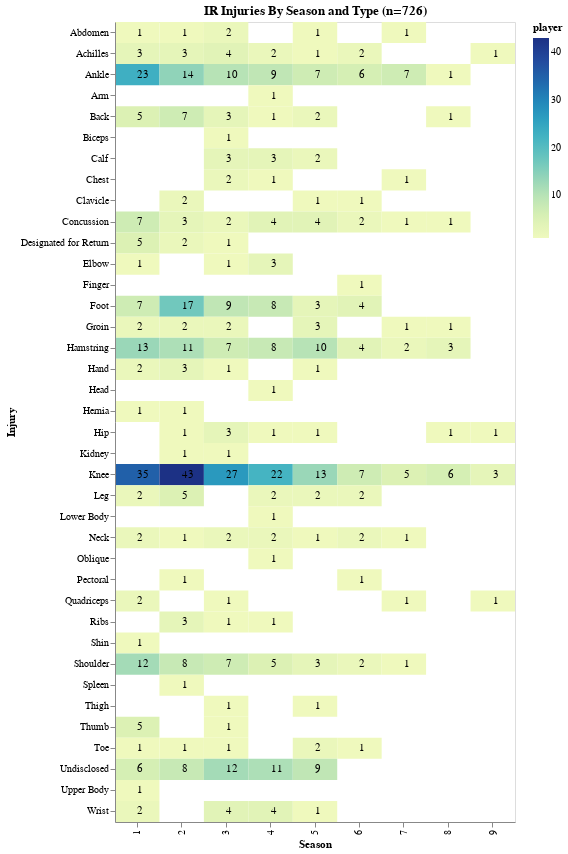

Notebook code cell kept with this figure:
### Markdown cell above
Let's take a look at how the various IR-related injuries are distributed across all of the player seasons.  We'll create a heatmap where the injury types are specified along the y-axis, the season numbers are listed along the x-axis and we'll mark the number of players as text & color intensity.

### Code cell
import altair as alt


htmp = df_long.groupby(['variable','value']).count().reset_index()
htmp = htmp[htmp['value'] != 'Healthy']
char = alt.Chart(htmp).mark_rect().encode(
 x=alt.X('variable:O', title='Season'),
    y = alt.Y('value:N', title='Injury'),
    color = alt.Color('player:Q')
)

text = char.mark_text(
    align='left',
    baseline='middle',
    fill = 'black'
).encode(
    text='player:Q'
)



fullchart = char + text

fullchart.properties(width=400,
                     height=800,
                     title="IR Injuries By Season and Type (n=726)")

### Figure 1 — Vega-Lite specification as saved in the notebook (floating-point values rounded to 4 significant figures; data arrays with more than 128 entries replaced by an {"elided": "..."} marker saying what was removed)
{"config": {"view": {"continuousWidth": 400, "continuousHeight": 300}}, "layer": [{"mark": "rect", "encoding": {"color": {"type": "quantitative", "field": "player"}, "x": {"type": "ordinal", "field": "variable", "title": "Season"}, "y": {"type": "nominal", "field": "value", "title": "Injury"}}}, {"mark": {"type": "text", "align": "left", "baseline": "middle", "fill": "black"}, "encoding": {"color": {"type": "quantitative", "field": "player"}, "text": {"type": "quantitative", "field": "player"}, "x": {"type": "ordinal", "field": "variable", "title": "Season"}, "y": {"type": "nominal", "field": "value", "title": "Injury"}}}], "data": {"name": "data-02212c84df259b915fc503962d8d0f82"}, "height": 800, "title": "IR Injuries By Season and Type (n=726)", "width": 400, "$schema": "https://vega.github.io/schema/vega-lite/v4.8.1.json", "datasets": {"data-02212c84df259b915fc503962d8d0f82": {"elided": "147 records"}}}
